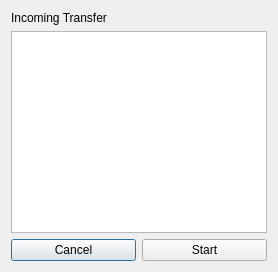
<?xml version="1.0" encoding="UTF-8"?>
<ui version="4.0">
 <class>transferDialog</class>
 <widget class="QDialog" name="transferDialog">
  <property name="geometry">
   <rect>
    <x>0</x>
    <y>0</y>
    <width>278</width>
    <height>272</height>
   </rect>
  </property>
  <property name="maximumSize">
   <size>
    <width>278</width>
    <height>272</height>
   </size>
  </property>
  <property name="windowTitle">
   <string>Dialog</string>
  </property>
  <layout class="QVBoxLayout" name="verticalLayout">
   <item>
    <widget class="QLabel" name="incomingTransferLabel">
     <property name="text">
      <string>Incoming Transfer</string>
     </property>
    </widget>
   </item>
   <item>
    <widget class="QListWidget" name="incomingTransferList">
     <property name="sizePolicy">
      <sizepolicy hsizetype="MinimumExpanding" vsizetype="MinimumExpanding">
       <horstretch>0</horstretch>
       <verstretch>0</verstretch>
      </sizepolicy>
     </property>
     <property name="selectionMode">
      <enum>QAbstractItemView::ExtendedSelection</enum>
     </property>
    </widget>
   </item>
   <item>
    <layout class="QHBoxLayout" name="horizontalLayout">
     <item>
      <widget class="QPushButton" name="cancelBtn">
       <property name="text">
        <string>Cancel</string>
       </property>
      </widget>
     </item>
     <item>
      <widget class="QPushButton" name="startBtn">
       <property name="text">
        <string>Start</string>
       </property>
      </widget>
     </item>
    </layout>
   </item>
  </layout>
 </widget>
 <resources/>
 <connections/>
</ui>
